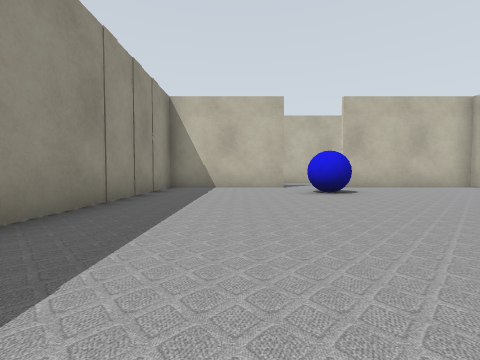
[1] (above)

22 first-person views from a walk through a Gazebo world. The camera is 0.5 m above the floor, tilts 2° down and sees 90° across. Floor lines are 1 m apart. The floor is counted in squares, 1 m on a side. Each view is taken from the middle of a square. On the plan, view 1 faces up. The plan holds only what a view shows up to about 9 squares ahead; the rest is blank. The place goes on beyond the plan.

[2]
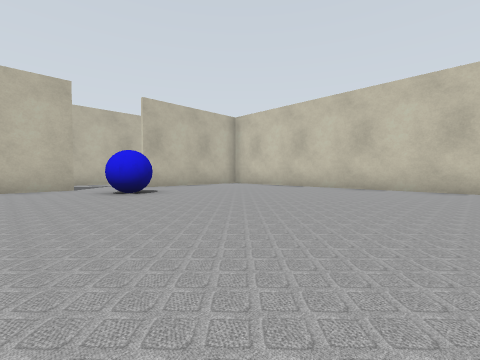

[3]
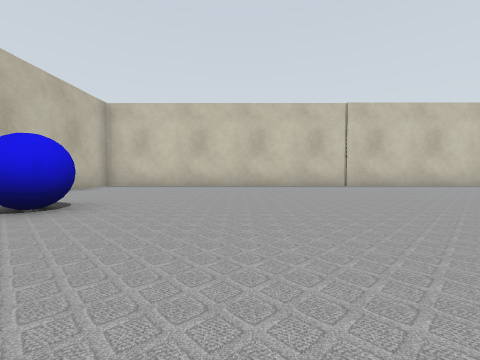

[4]
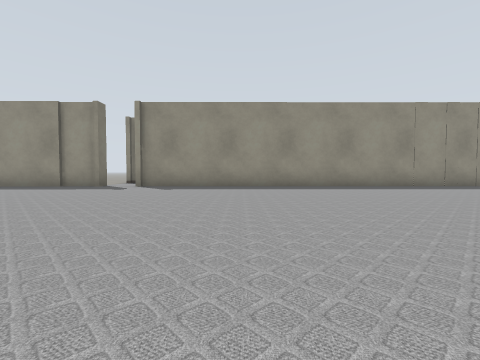

[5]
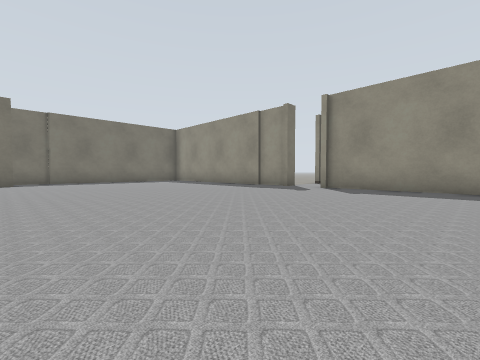

[6]
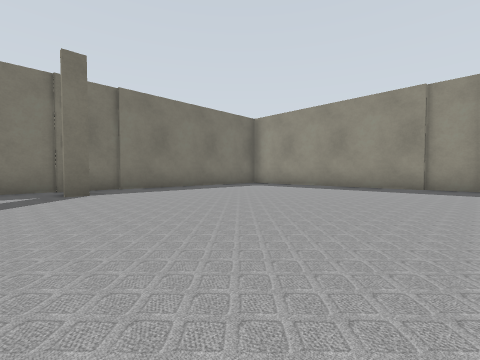

[7]
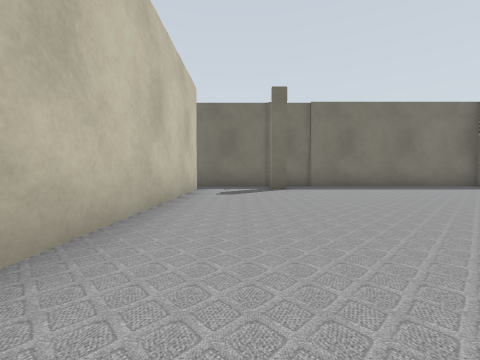

[8]
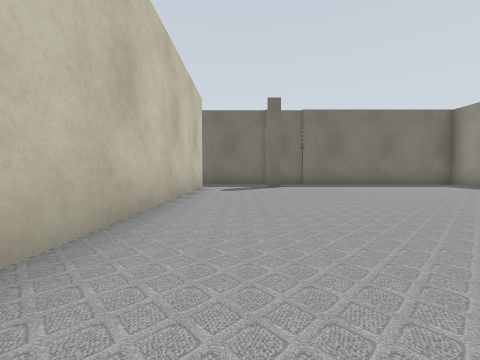

[9]
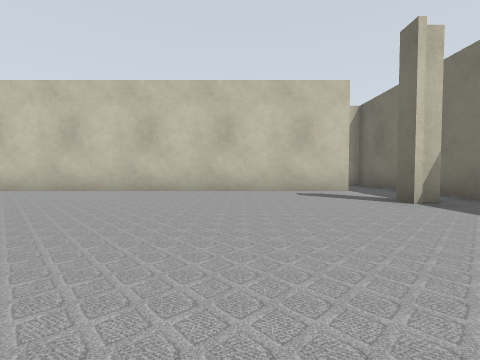

[10]
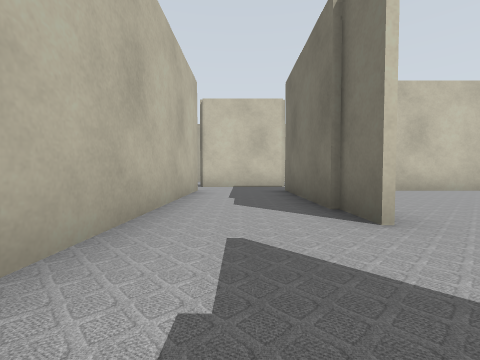

[11]
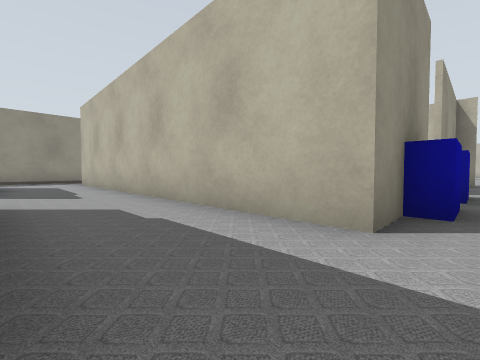

[12]
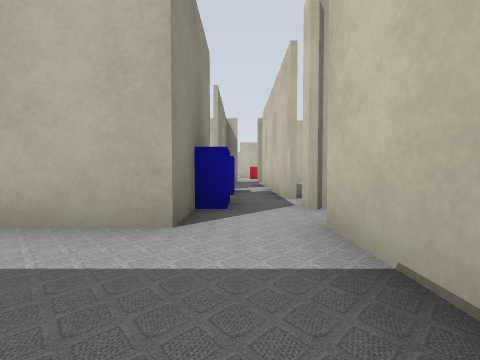

[13]
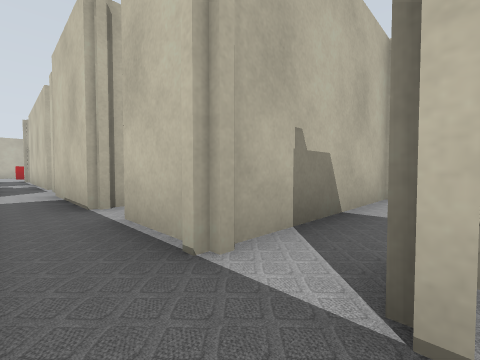

[14]
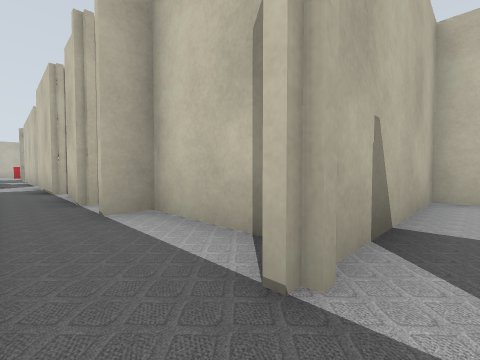

[15]
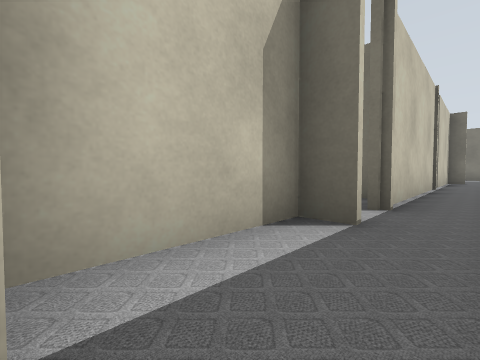

[16]
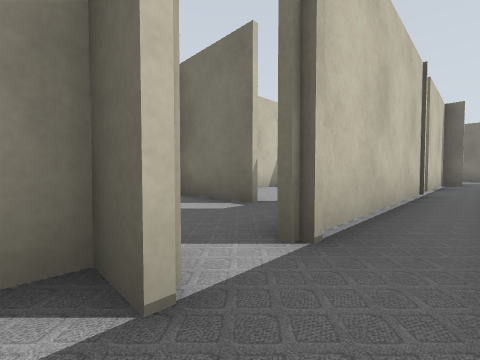

[17]
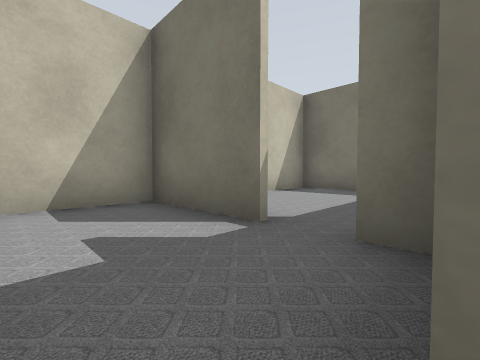

[18]
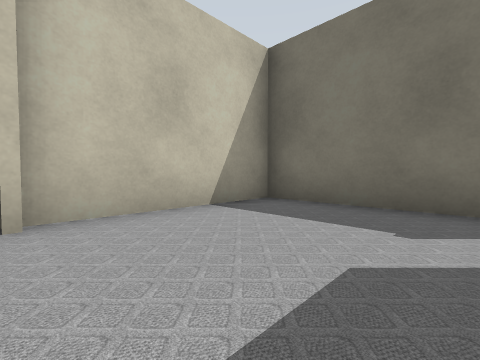

[19]
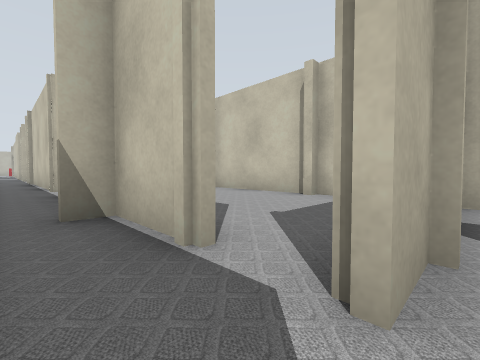

[20]
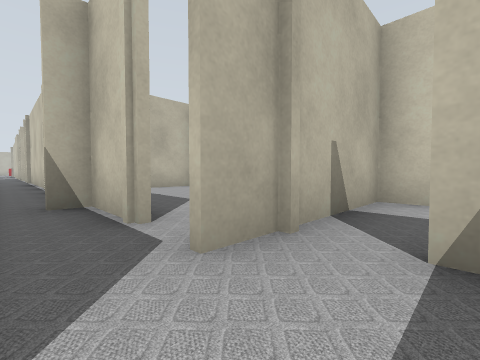

[21]
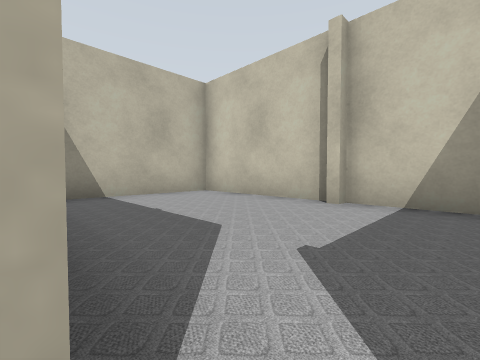

[22]
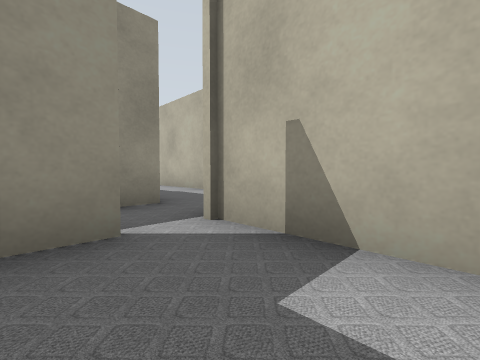

### Floor plan
Key: @ floor where view 1 was taken; # wall or solid block; x gap in a wall; . floor; B blue ball; L blue box.
Columns run from 5 left of view 1 to 13 right of it. Each row starts with its distance up from view 1.
 18             #
 17             #
 16             #
 15             ###
 14             LL#
 13             LL#
 12             LL#
 11             L.#
 10   .##########.#
  9  .............#
  8 #..####..####.###
  7    #........#....
  6    #...B....#.#..
  5    #...B....#.#####
  4    #........#.##
  3    #........#..#
  2    #........#.#####
  1    #........#.....#
  0    #.@......#.#...#
 -1    #........#.#.###
 -2    #........#.#...#
 -3    #........#.#...#
 -4    #........#.#...#
 -5    #........#.....#
 -6    .........#.#####
 -7    #........#.#...#
 -8    #........#.#...#
 -9    #........#.#...#
-10    #........#.#...#
-11    #........#.....#
-12    #........#.#####
-13    #......#.x..x.
-14    #############

Where each view was taken, in squares from view 1:
view 1: 0 up, 0 right, facing up
view 2: 0 up, 0 right, facing up-right
view 3: 3 up, 1 left, facing right
view 4: 2 down, 6 right, facing left
view 5: 2 down, 5 right, facing down-left
view 6: 7 down, 6 right, facing down-left
view 7: 6 down, 6 right, facing down
view 8: 5 down, 6 right, facing down
view 9: 10 down, 1 right, facing right
view 10: 9 up, 1 right, facing right
view 11: 8 up, 8 right, facing up-left
view 12: 8 up, 8 right, facing up
view 13: 4 up, 8 right, facing up-right
view 14: 1 up, 8 right, facing up-right
view 15: 4 up, 8 right, facing down-right
view 16: 2 up, 8 right, facing down-right
view 17: 1 up, 9 right, facing down-right
view 18: 2 down, 10 right, facing down-right
view 19: 12 down, 8 right, facing up-right
view 20: 13 down, 8 right, facing up-right
view 21: 11 down, 9 right, facing up-right
view 22: 6 up, 11 right, facing up-left
